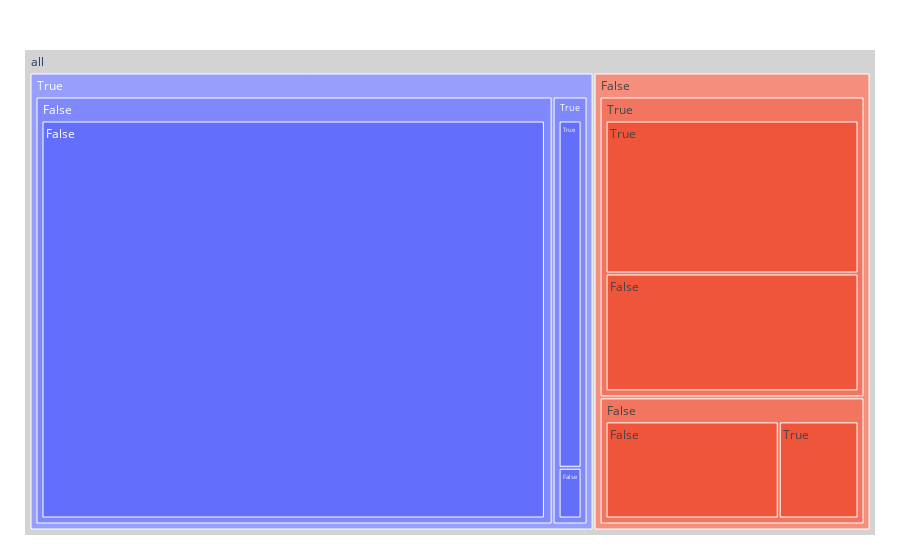

Notebook code for this chart:
### Code cell
import plotly.express as px

fig = px.treemap(
    result,
    path = [px.Constant("all"), "has_change", "has_interaction", "has_incident"],
    values = "count"
)
fig.update_traces(root_color="lightgrey")
fig.update_layout(margin = dict(t=50, l=25, r=25, b=25))
fig.show();

### Figure 1 — Plotly figure (JSON) as saved in the notebook; plotly's stock layout.template omitted (floating-point values rounded to 4 significant figures)
{"data": [{"branchvalues": "total", "domain": {"x": [0.0, 1.0], "y": [0.0, 1.0]}, "hovertemplate": "labels=%{label}<br>count=%{value}<br>parent=%{parent}<br>id=%{id}<extra></extra>", "ids": ["all/False/False/False", "all/False/False/True", "all/True/False/False", "all/True/False/True", "all/False/True/False", "all/False/True/True", "all/True/True/False", "all/True/True/True", "all/False/False", "all/True/False", "all/False/True", "all/True/True", "all/False", "all/True", "all"], "labels": ["False", "True", "False", "True", "False", "True", "False", "True", "False", "False", "True", "True", "False", "True", "all"], "name": "", "parents": ["all/False/False", "all/False/False", "all/True/False", "all/True/False", "all/False/True", "all/False/True", "all/True/True", "all/True/True", "all/False", "all/True", "all/False", "all/True", "all", "all", ""], "values": [1025.0, 472.0, 9584.0, 32.0, 1542.0, 2001.0, 83.0, 568.0, 1497.0, 9616.0, 3543.0, 651.0, 5040.0, 10270.0, 15310.0], "type": "treemap", "root": {"color": "lightgrey"}}], "layout": {"legend": {"tracegroupgap": 0}, "margin": {"t": 50, "l": 25, "r": 25, "b": 25}}}
